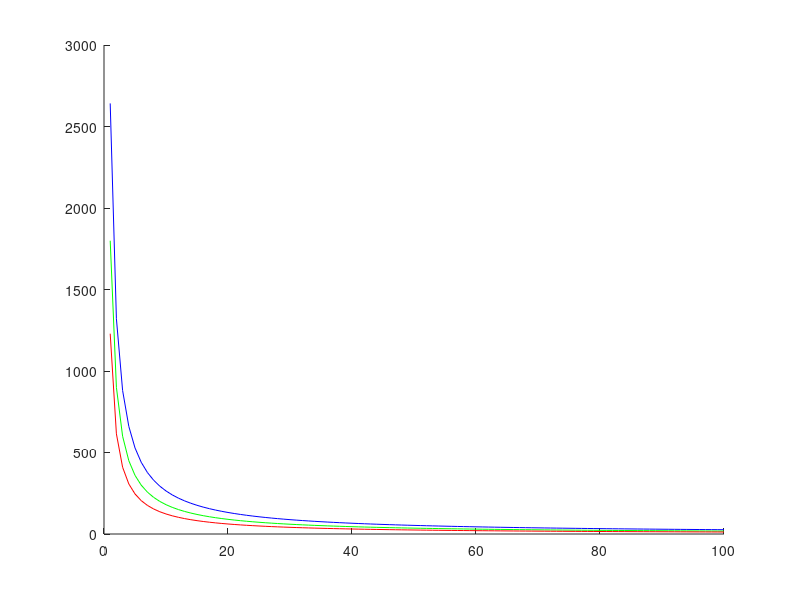

The MATLAB script that drew this image: (Note: this script raises an error after producing the figure.)
% draw the relationship of height(pixels) vs distances(m)
pth = 'F:\DataSet\SCUT_FIR_101\datasets\';
d = 1:100; % distance
H = 1.7;   % person high meter
f = 1553.909; % focus length (pixel)
lgd={};

h = H.*f./d;
fig = figure();
axes1 = axes('Parent',fig);
hold(axes1,'on');

p(1) = plot(d,h,'b');
lgd{1} = 'SCUT';

% for caltech
f_caltech = 480/2/tan(pi*27/2/180); %1000
H_caltech = 1.8;
h_kaist = H_caltech.*f_caltech./d;

p(2) = plot(d,h_kaist,'g');
lgd{2} = 'Caltech';

% for kaist
f_kaist = 2*256/2/tan(pi*39/2/180); %772.9217
h_kaist = H.*f_kaist./d;

p(3) = plot(d,h_kaist,'r');
lgd{3} = 'KAIST';

legend(p,lgd,'Location','sw','FontSize',10);
% Create xlabel
xlabel({'distance from camera (m)'},'FontSize',14);

% Create title
% title({'distance vs. height'},'FontSize',14);

% Create ylabel
ylabel({'height (pixels)'},'FontSize',14);

% Uncomment the following line to preserve the Y-limits of the axes
% ylim(axes1,[0 160]);
% Set the remaining axes properties

set(axes1,'XTick',[0 20 40 60 80 100],'YGrid','on','YTick',[0 30 80 160],'YLim',[0 160]);

saveas(fig,[pth 'distance vs height'], 'png');
% % Create textarrow
% farH = 80;
% farD = H * f / farH;
% 
% annotation('textarrow',[(farD/100 + 0.05) (farD/100)],...
%     [farH/160+0.05 farH/160],'String',{['Height:' num2str(farH) ' vs. Distance:' num2str(farD)]});
% 
% % Create textarrow
% midH = 30;
% midD = H * f / midH;
% 
% annotation('textarrow',[(midD/100 + 0.05) (midD/100)],...
%     [midH/160+0.05 midH/160],'String',{['Height:' num2str(midH) ' vs. Distance:' num2str(midD)]});
